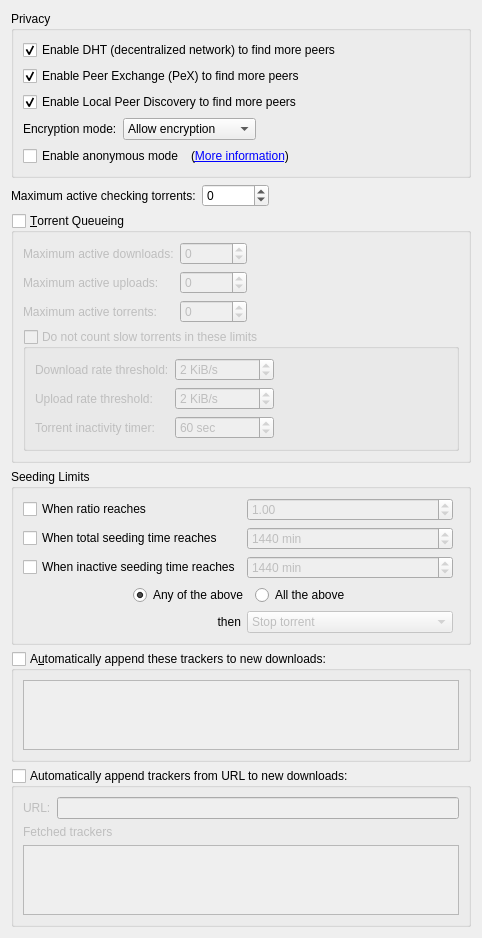
          <widget class="QWidget" name="scrollAreaWidgetContents_4">
           <property name="geometry">
            <rect>
             <x>0</x>
             <y>0</y>
             <width>413</width>
             <height>693</height>
            </rect>
           </property>
           <layout class="QVBoxLayout" name="verticalLayout_7">
            <item>
             <widget class="QGroupBox" name="AddBTFeaturesBox">
              <property name="title">
               <string>Privacy</string>
              </property>
              <layout class="QVBoxLayout" name="verticalLayout_14">
               <item>
                <widget class="QCheckBox" name="checkDHT">
                 <property name="toolTip">
                  <string>Find peers on the DHT network</string>
                 </property>
                 <property name="text">
                  <string>Enable DHT (decentralized network) to find more peers</string>
                 </property>
                 <property name="checked">
                  <bool>true</bool>
                 </property>
                </widget>
               </item>
               <item>
                <widget class="QCheckBox" name="checkPeX">
                 <property name="toolTip">
                  <string>Exchange peers with compatible Bittorrent clients (µTorrent, Vuze, ...)</string>
                 </property>
                 <property name="text">
                  <string>Enable Peer Exchange (PeX) to find more peers</string>
                 </property>
                 <property name="checked">
                  <bool>true</bool>
                 </property>
                </widget>
               </item>
               <item>
                <widget class="QCheckBox" name="checkLSD">
                 <property name="toolTip">
                  <string>Look for peers on your local network</string>
                 </property>
                 <property name="text">
                  <string>Enable Local Peer Discovery to find more peers</string>
                 </property>
                 <property name="checked">
                  <bool>true</bool>
                 </property>
                </widget>
               </item>
               <item>
                <layout class="QHBoxLayout">
                 <item>
                  <widget class="QLabel" name="lbl_encryption">
                   <property name="text">
                    <string>Encryption mode:</string>
                   </property>
                  </widget>
                 </item>
                 <item>
                  <widget class="QComboBox" name="comboEncryption">
                   <property name="toolTip">
                    <string>Allow encryption: Connect to peers regardless of setting
Require encryption: Only connect to peers with protocol encryption
Disable encryption: Only connect to peers without protocol encryption</string>
                   </property>
                   <item>
                    <property name="text">
                     <string>Allow encryption</string>
                    </property>
                   </item>
                   <item>
                    <property name="text">
                     <string>Require encryption</string>
                    </property>
                   </item>
                   <item>
                    <property name="text">
                     <string>Disable encryption</string>
                    </property>
                   </item>
                  </widget>
                 </item>
                 <item>
                  <spacer>
                   <property name="orientation">
                    <enum>Qt::Orientation::Horizontal</enum>
                   </property>
                   <property name="sizeHint" stdset="0">
                    <size>
                     <width>40</width>
                     <height>20</height>
                    </size>
                   </property>
                  </spacer>
                 </item>
                </layout>
               </item>
               <item>
                <layout class="QHBoxLayout" name="horizontalLayout_6">
                 <item>
                  <widget class="QCheckBox" name="checkAnonymousMode">
                   <property name="toolTip">
                    <string>Enable when using a proxy or a VPN connection</string>
                   </property>
                   <property name="text">
                    <string>Enable anonymous mode</string>
                   </property>
                  </widget>
                 </item>
                 <item>
                  <widget class="QLabel" name="label_anonymous">
                   <property name="text">
                    <string>(&lt;a href=&quot;https://github.com/qbittorrent/qBittorrent/wiki/Anonymous-Mode&quot;&gt;More information&lt;/a&gt;)</string>
                   </property>
                   <property name="openExternalLinks">
                    <bool>true</bool>
                   </property>
                   <property name="textInteractionFlags">
                    <set>Qt::TextInteractionFlag::LinksAccessibleByKeyboard|Qt::TextInteractionFlag::LinksAccessibleByMouse</set>
                   </property>
                  </widget>
                 </item>
                 <item>
                  <spacer name="horizontalSpacer_14">
                   <property name="orientation">
                    <enum>Qt::Orientation::Horizontal</enum>
                   </property>
                   <property name="sizeHint" stdset="0">
                    <size>
                     <width>40</width>
                     <height>20</height>
                    </size>
                   </property>
                  </spacer>
                 </item>
                </layout>
               </item>
              </layout>
             </widget>
            </item>
            <item>
             <layout class="QHBoxLayout" name="horizontalLayout_20">
              <item>
               <widget class="QLabel" name="labelMaxActiveCheckingTorrents">
                <property name="text">
                 <string>Maximum active checking torrents:</string>
                </property>
               </widget>
              </item>
              <item>
               <widget class="QSpinBox" name="spinBoxMaxActiveCheckingTorrents">
                <property name="specialValueText">
                 <string notr="true">∞</string>
                </property>
                <property name="minimum">
                 <number>-1</number>
                </property>
                <property name="maximum">
                 <number>2147483647</number>
                </property>
               </widget>
              </item>
              <item>
               <spacer name="horizontalSpacer_21">
                <property name="orientation">
                 <enum>Qt::Orientation::Horizontal</enum>
                </property>
                <property name="sizeHint" stdset="0">
                 <size>
                  <width>40</width>
                  <height>20</height>
                 </size>
                </property>
               </spacer>
              </item>
             </layout>
            </item>
            <item>
             <widget class="QGroupBox" name="checkEnableQueueing">
              <property name="title">
               <string>&amp;Torrent Queueing</string>
              </property>
              <property name="checkable">
               <bool>true</bool>
              </property>
              <property name="checked">
               <bool>false</bool>
              </property>
              <layout class="QGridLayout" name="gridLayout_2">
               <item row="0" column="0">
                <widget class="QLabel" name="label_max_active_dl">
                 <property name="text">
                  <string>Maximum active downloads:</string>
                 </property>
                </widget>
               </item>
               <item row="0" column="1">
                <widget class="QSpinBox" name="spinMaxActiveDownloads">
                 <property name="specialValueText">
                  <string>∞</string>
                 </property>
                 <property name="minimum">
                  <number>-1</number>
                 </property>
                 <property name="maximum">
                  <number>2147483647</number>
                 </property>
                </widget>
               </item>
               <item row="0" column="2">
                <spacer name="horizontalSpacer_7">
                 <property name="orientation">
                  <enum>Qt::Orientation::Horizontal</enum>
                 </property>
                 <property name="sizeHint" stdset="0">
                  <size>
                   <width>40</width>
                   <height>20</height>
                  </size>
                 </property>
                </spacer>
               </item>
               <item row="1" column="0">
                <widget class="QLabel" name="label_max_active_up">
                 <property name="text">
                  <string>Maximum active uploads:</string>
                 </property>
                </widget>
               </item>
               <item row="1" column="1">
                <widget class="QSpinBox" name="spinMaxActiveUploads">
                 <property name="specialValueText">
                  <string>∞</string>
                 </property>
                 <property name="minimum">
                  <number>-1</number>
                 </property>
                 <property name="maximum">
                  <number>2147483647</number>
                 </property>
                </widget>
               </item>
               <item row="2" column="0">
                <widget class="QLabel" name="maxActiveTorrents_lbl">
                 <property name="text">
                  <string>Maximum active torrents:</string>
                 </property>
                </widget>
               </item>
               <item row="2" column="1">
                <widget class="QSpinBox" name="spinMaxActiveTorrents">
                 <property name="specialValueText">
                  <string>∞</string>
                 </property>
                 <property name="minimum">
                  <number>-1</number>
                 </property>
                 <property name="maximum">
                  <number>2147483647</number>
                 </property>
                </widget>
               </item>
               <item row="3" column="0" colspan="3">
                <widget class="QGroupBox" name="checkIgnoreSlowTorrentsForQueueing">
                 <property name="title">
                  <string>Do not count slow torrents in these limits</string>
                 </property>
                 <property name="checkable">
                  <bool>true</bool>
                 </property>
                 <property name="checked">
                  <bool>false</bool>
                 </property>
                 <layout class="QGridLayout" name="gridLayout_13">
                  <item row="0" column="0">
                   <widget class="QLabel" name="labelDownloadRateForSlowTorrents">
                    <property name="text">
                     <string>Download rate threshold:</string>
                    </property>
                   </widget>
                  </item>
                  <item row="0" column="1">
                   <widget class="QSpinBox" name="spinDownloadRateForSlowTorrents">
                    <property name="suffix">
                     <string> KiB/s</string>
                    </property>
                    <property name="maximum">
                     <number>2000000</number>
                    </property>
                    <property name="stepType">
                     <enum>QAbstractSpinBox::StepType::AdaptiveDecimalStepType</enum>
                    </property>
                    <property name="value">
                     <number>2</number>
                    </property>
                   </widget>
                  </item>
                  <item row="0" column="2">
                   <spacer name="horizontalSpacer_9">
                    <property name="orientation">
                     <enum>Qt::Orientation::Horizontal</enum>
                    </property>
                    <property name="sizeHint" stdset="0">
                     <size>
                      <width>40</width>
                      <height>20</height>
                     </size>
                    </property>
                   </spacer>
                  </item>
                  <item row="1" column="0">
                   <widget class="QLabel" name="labelUploadRateForSlowTorrents">
                    <property name="text">
                     <string>Upload rate threshold:</string>
                    </property>
                   </widget>
                  </item>
                  <item row="1" column="1">
                   <widget class="QSpinBox" name="spinUploadRateForSlowTorrents">
                    <property name="suffix">
                     <string> KiB/s</string>
                    </property>
                    <property name="maximum">
                     <number>2000000</number>
                    </property>
                    <property name="stepType">
                     <enum>QAbstractSpinBox::StepType::AdaptiveDecimalStepType</enum>
                    </property>
                    <property name="value">
                     <number>2</number>
                    </property>
                   </widget>
                  </item>
                  <item row="2" column="0">
                   <widget class="QLabel" name="labelSlowTorrentInactivityTimer">
                    <property name="text">
                     <string>Torrent inactivity timer:</string>
                    </property>
                   </widget>
                  </item>
                  <item row="2" column="1">
                   <widget class="QSpinBox" name="spinSlowTorrentsInactivityTimer">
                    <property name="suffix">
                     <string extracomment="seconds"> sec</string>
                    </property>
                    <property name="minimum">
                     <number>1</number>
                    </property>
                    <property name="maximum">
                     <number>999999</number>
                    </property>
                    <property name="value">
                     <number>60</number>
                    </property>
                   </widget>
                  </item>
                 </layout>
                </widget>
               </item>
              </layout>
             </widget>
            </item>
            <item>
             <widget class="QGroupBox" name="seedingLimitsBox">
              <property name="title">
               <string>Seeding Limits</string>
              </property>
              <layout class="QGridLayout" name="gridLayout_15">
               <item row="0" column="0">
                <widget class="QCheckBox" name="checkMaxRatio">
                 <property name="text">
                  <string>When ratio reaches</string>
                 </property>
                </widget>
               </item>
               <item row="0" column="1">
                <widget class="QDoubleSpinBox" name="spinMaxRatio">
                 <property name="enabled">
                  <bool>false</bool>
                 </property>
                 <property name="singleStep">
                  <double>0.050000000000000</double>
                 </property>
                 <property name="value">
                  <double>1.000000000000000</double>
                 </property>
                </widget>
               </item>
               <item row="0" column="2">
                <spacer name="horizontalSpacer_2">
                 <property name="orientation">
                  <enum>Qt::Orientation::Horizontal</enum>
                 </property>
                 <property name="sizeHint" stdset="0">
                  <size>
                   <width>40</width>
                   <height>20</height>
                  </size>
                 </property>
                </spacer>
               </item>
               <item row="1" column="0">
                <widget class="QCheckBox" name="checkMaxSeedingMinutes">
                 <property name="text">
                  <string>When total seeding time reaches</string>
                 </property>
                </widget>
               </item>
               <item row="1" column="1">
                <widget class="QSpinBox" name="spinMaxSeedingMinutes">
                 <property name="enabled">
                  <bool>false</bool>
                 </property>
                 <property name="suffix">
                  <string extracomment="minutes"> min</string>
                 </property>
                 <property name="maximum">
                  <number>9999999</number>
                 </property>
                 <property name="value">
                  <number>1440</number>
                 </property>
                </widget>
               </item>
               <item row="2" column="0">
                <widget class="QCheckBox" name="checkMaxInactiveSeedingMinutes">
                 <property name="text">
                  <string>When inactive seeding time reaches</string>
                 </property>
                </widget>
               </item>
               <item row="2" column="1">
                <widget class="QSpinBox" name="spinMaxInactiveSeedingMinutes">
                 <property name="enabled">
                  <bool>false</bool>
                 </property>
                 <property name="suffix">
                  <string extracomment="minutes"> min</string>
                 </property>
                 <property name="maximum">
                  <number>9999999</number>
                 </property>
                 <property name="value">
                  <number>1440</number>
                 </property>
                </widget>
               </item>
               <item row="3" column="0" colspan="3">
                <layout class="QHBoxLayout" name="layoutShareLimitsMode">
                 <item>
                  <spacer name="horizontalSpacer_26">
                   <property name="orientation">
                    <enum>Qt::Orientation::Horizontal</enum>
                   </property>
                   <property name="sizeHint" stdset="0">
                    <size>
                     <width>40</width>
                     <height>20</height>
                    </size>
                   </property>
                  </spacer>
                 </item>
                 <item>
                  <widget class="QRadioButton" name="radioButtonShareLimitsModeAny">
                   <property name="text">
                    <string>Any of the above</string>
                   </property>
                   <property name="checked">
                    <bool>true</bool>
                   </property>
                  </widget>
                 </item>
                 <item>
                  <widget class="QRadioButton" name="radioButtonShareLimitsModeAll">
                   <property name="text">
                    <string>All the above</string>
                   </property>
                  </widget>
                 </item>
                 <item>
                  <spacer name="horizontalSpacer_25">
                   <property name="orientation">
                    <enum>Qt::Orientation::Horizontal</enum>
                   </property>
                   <property name="sizeHint" stdset="0">
                    <size>
                     <width>40</width>
                     <height>20</height>
                    </size>
                   </property>
                  </spacer>
                 </item>
                </layout>
               </item>
               <item row="4" column="0">
                <widget class="QLabel" name="label">
                 <property name="text">
                  <string>then</string>
                 </property>
                 <property name="alignment">
                  <set>Qt::AlignmentFlag::AlignRight|Qt::AlignmentFlag::AlignTrailing|Qt::AlignmentFlag::AlignVCenter</set>
                 </property>
                </widget>
               </item>
               <item row="4" column="1">
                <widget class="QComboBox" name="comboRatioLimitAct">
                 <property name="enabled">
                  <bool>false</bool>
                 </property>
                 <item>
                  <property name="text">
                   <string>Stop torrent</string>
                  </property>
                 </item>
                 <item>
                  <property name="text">
                   <string>Remove torrent</string>
                  </property>
                 </item>
                 <item>
                  <property name="text">
                   <string>Remove torrent and its files</string>
                  </property>
                 </item>
                 <item>
                  <property name="text">
                   <string>Enable super seeding for torrent</string>
                  </property>
                 </item>
                </widget>
               </item>
              </layout>
             </widget>
            </item>
            <item>
             <widget class="QGroupBox" name="checkEnableAddTrackers">
              <property name="title">
               <string>A&amp;utomatically append these trackers to new downloads:</string>
              </property>
              <property name="checkable">
               <bool>true</bool>
              </property>
              <property name="checked">
               <bool>false</bool>
              </property>
              <layout class="QGridLayout" name="gridLayout_16">
               <item row="0" column="0">
                <widget class="QPlainTextEdit" name="textTrackers">
                 <property name="tabChangesFocus">
                  <bool>true</bool>
                 </property>
                </widget>
               </item>
              </layout>
             </widget>
            </item>
            <item>
             <widget class="QGroupBox" name="checkAddTrackersFromURL">
              <property name="title">
               <string>Automatically append trackers from URL to new downloads:</string>
              </property>
              <property name="checkable">
               <bool>true</bool>
              </property>
              <property name="checked">
               <bool>false</bool>
              </property>
              <layout class="QVBoxLayout" name="checkAddTrackersFromURLLayout">
               <item>
                <layout class="QHBoxLayout" name="horizontalLayout_21">
                 <item>
                  <widget class="QLabel" name="labelCustomizeTrackersListUrl">
                   <property name="text">
                    <string>URL:</string>
                   </property>
                  </widget>
                 </item>
                 <item>
                  <widget class="QLineEdit" name="textTrackersURL"/>
                 </item>
                </layout>
               </item>
               <item>
                <widget class="QLabel" name="labeltrackersFromURL">
                 <property name="text">
                  <string>Fetched trackers</string>
                 </property>
                </widget>
               </item>
               <item>
                <widget class="QPlainTextEdit" name="textTrackersFromURL">
                 <property name="readOnly">
                  <bool>true</bool>
                 </property>
                </widget>
               </item>
              </layout>
             </widget>
            </item>
            <item>
             <spacer name="verticalSpacer_8">
              <property name="orientation">
               <enum>Qt::Orientation::Vertical</enum>
              </property>
              <property name="sizeHint" stdset="0">
               <size>
                <width>20</width>
                <height>40</height>
               </size>
              </property>
             </spacer>
            </item>
           </layout>
          </widget>
